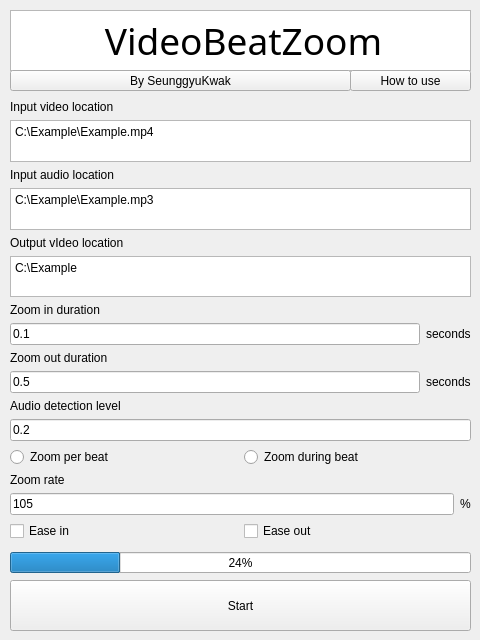
<?xml version="1.0" encoding="UTF-8"?>
<ui version="4.0">
 <class>Form</class>
 <widget class="QWidget" name="Form">
  <property name="geometry">
   <rect>
    <x>0</x>
    <y>0</y>
    <width>480</width>
    <height>640</height>
   </rect>
  </property>
  <property name="windowTitle">
   <string>VideoBeatZoom</string>
  </property>
  <widget class="QWidget" name="verticalLayoutWidget">
   <property name="geometry">
    <rect>
     <x>10</x>
     <y>100</y>
     <width>461</width>
     <height>441</height>
    </rect>
   </property>
   <layout class="QVBoxLayout" name="verticalLayout">
    <item>
     <widget class="QLabel" name="label">
      <property name="text">
       <string>Input video location</string>
      </property>
     </widget>
    </item>
    <item>
     <widget class="QPlainTextEdit" name="VL">
      <property name="sizePolicy">
       <sizepolicy hsizetype="Expanding" vsizetype="Expanding">
        <horstretch>0</horstretch>
        <verstretch>0</verstretch>
       </sizepolicy>
      </property>
      <property name="plainText">
       <string>C:\Example\Example.mp4</string>
      </property>
     </widget>
    </item>
    <item>
     <widget class="QLabel" name="label_2">
      <property name="text">
       <string>Input audio location</string>
      </property>
     </widget>
    </item>
    <item>
     <widget class="QPlainTextEdit" name="AL">
      <property name="sizePolicy">
       <sizepolicy hsizetype="Expanding" vsizetype="Expanding">
        <horstretch>0</horstretch>
        <verstretch>0</verstretch>
       </sizepolicy>
      </property>
      <property name="plainText">
       <string>C:\Example\Example.mp3</string>
      </property>
     </widget>
    </item>
    <item>
     <widget class="QLabel" name="label_3">
      <property name="text">
       <string>Output vIdeo location</string>
      </property>
     </widget>
    </item>
    <item>
     <widget class="QPlainTextEdit" name="OL">
      <property name="sizePolicy">
       <sizepolicy hsizetype="Expanding" vsizetype="Expanding">
        <horstretch>0</horstretch>
        <verstretch>0</verstretch>
       </sizepolicy>
      </property>
      <property name="plainText">
       <string>C:\Example</string>
      </property>
     </widget>
    </item>
    <item>
     <widget class="QLabel" name="label_7">
      <property name="text">
       <string>Zoom in duration</string>
      </property>
     </widget>
    </item>
    <item>
     <layout class="QHBoxLayout" name="horizontalLayout_6">
      <item>
       <widget class="QLineEdit" name="ZID">
        <property name="sizePolicy">
         <sizepolicy hsizetype="Expanding" vsizetype="Fixed">
          <horstretch>0</horstretch>
          <verstretch>0</verstretch>
         </sizepolicy>
        </property>
        <property name="text">
         <string>0.1</string>
        </property>
       </widget>
      </item>
      <item>
       <widget class="QLabel" name="label_10">
        <property name="text">
         <string>seconds</string>
        </property>
       </widget>
      </item>
     </layout>
    </item>
    <item>
     <widget class="QLabel" name="label_4">
      <property name="text">
       <string>Zoom out duration</string>
      </property>
     </widget>
    </item>
    <item>
     <layout class="QHBoxLayout" name="horizontalLayout_2">
      <item>
       <widget class="QLineEdit" name="ZOD">
        <property name="text">
         <string>0.5</string>
        </property>
       </widget>
      </item>
      <item>
       <widget class="QLabel" name="label_6">
        <property name="text">
         <string>seconds</string>
        </property>
       </widget>
      </item>
     </layout>
    </item>
    <item>
     <widget class="QLabel" name="label_5">
      <property name="text">
       <string>Audio detection level</string>
      </property>
     </widget>
    </item>
    <item>
     <layout class="QHBoxLayout" name="horizontalLayout_3">
      <item>
       <widget class="QLineEdit" name="AS">
        <property name="text">
         <string>0.2</string>
        </property>
       </widget>
      </item>
     </layout>
    </item>
    <item>
     <layout class="QHBoxLayout" name="horizontalLayout">
      <item>
       <widget class="QRadioButton" name="ZPB">
        <property name="text">
         <string>Zoom per beat</string>
        </property>
       </widget>
      </item>
      <item>
       <widget class="QRadioButton" name="ZDB">
        <property name="text">
         <string>Zoom during beat</string>
        </property>
       </widget>
      </item>
     </layout>
    </item>
    <item>
     <widget class="QLabel" name="label_8">
      <property name="text">
       <string>Zoom rate</string>
      </property>
     </widget>
    </item>
    <item>
     <layout class="QHBoxLayout" name="horizontalLayout_4">
      <item>
       <widget class="QLineEdit" name="ZR">
        <property name="text">
         <string>105</string>
        </property>
       </widget>
      </item>
      <item>
       <widget class="QLabel" name="label_9">
        <property name="text">
         <string>%</string>
        </property>
       </widget>
      </item>
     </layout>
    </item>
    <item>
     <layout class="QHBoxLayout" name="horizontalLayout_5">
      <item>
       <widget class="QCheckBox" name="EI">
        <property name="text">
         <string>Ease in</string>
        </property>
       </widget>
      </item>
      <item>
       <widget class="QCheckBox" name="EO">
        <property name="text">
         <string>Ease out</string>
        </property>
       </widget>
      </item>
     </layout>
    </item>
   </layout>
  </widget>
  <widget class="QPushButton" name="start">
   <property name="geometry">
    <rect>
     <x>10</x>
     <y>580</y>
     <width>461</width>
     <height>51</height>
    </rect>
   </property>
   <property name="text">
    <string>Start</string>
   </property>
  </widget>
  <widget class="QGraphicsView" name="graphicsView">
   <property name="geometry">
    <rect>
     <x>10</x>
     <y>10</y>
     <width>461</width>
     <height>61</height>
    </rect>
   </property>
  </widget>
  <widget class="QLabel" name="label_11">
   <property name="geometry">
    <rect>
     <x>13</x>
     <y>10</y>
     <width>461</width>
     <height>61</height>
    </rect>
   </property>
   <property name="font">
    <font>
     <family>굴림</family>
     <pointsize>28</pointsize>
    </font>
   </property>
   <property name="text">
    <string>VideoBeatZoom</string>
   </property>
   <property name="alignment">
    <set>Qt::AlignCenter</set>
   </property>
  </widget>
  <widget class="QPushButton" name="github">
   <property name="geometry">
    <rect>
     <x>10</x>
     <y>70</y>
     <width>341</width>
     <height>21</height>
    </rect>
   </property>
   <property name="text">
    <string>By SeunggyuKwak</string>
   </property>
   <property name="checkable">
    <bool>false</bool>
   </property>
   <property name="autoDefault">
    <bool>false</bool>
   </property>
   <property name="default">
    <bool>false</bool>
   </property>
   <property name="flat">
    <bool>false</bool>
   </property>
  </widget>
  <widget class="QPushButton" name="howtouse">
   <property name="geometry">
    <rect>
     <x>350</x>
     <y>70</y>
     <width>121</width>
     <height>21</height>
    </rect>
   </property>
   <property name="text">
    <string>How to use</string>
   </property>
  </widget>
  <widget class="QProgressBar" name="progressBar">
   <property name="geometry">
    <rect>
     <x>10</x>
     <y>552</y>
     <width>461</width>
     <height>21</height>
    </rect>
   </property>
   <property name="value">
    <number>24</number>
   </property>
  </widget>
 </widget>
 <resources/>
 <connections/>
</ui>
